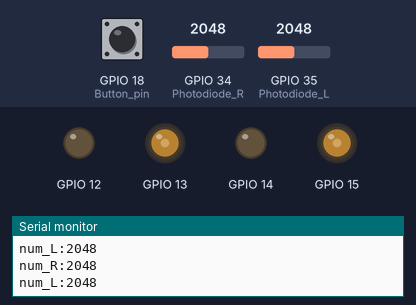
The sketch below on a simulated ESP32. Shown: output pins drawn as LEDs (lit = HIGH), the last lines printed to the serial monitor. The test bench sets the inputs (shaded band); at power-on: GPIO 34 (Photodiode_R) = 2048, GPIO 35 (Photodiode_L) = 2048, GPIO 18 (Button_pin) LOW.

Above: at 1.2 s.
1.3 s: GPIO 34 (Photodiode_R) set to 1707
2.8 s: GPIO 34 (Photodiode_R) set to 1581
At 3.9 s:
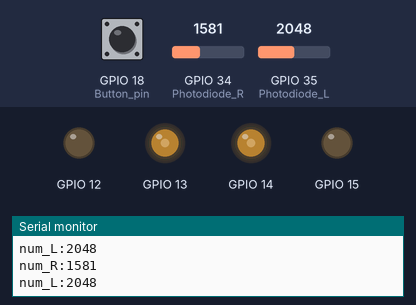
4.3 s: GPIO 35 (Photodiode_L) set to 1944
At 5.0 s:
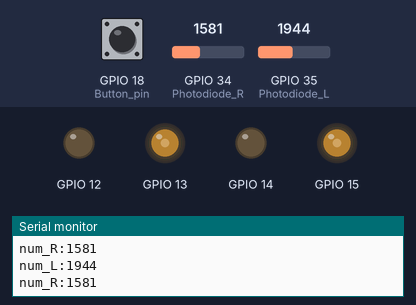
7.3 s: GPIO 35 (Photodiode_L) set to 1229
10.3 s: GPIO 35 (Photodiode_L) set to 1139
At 10.7 s:
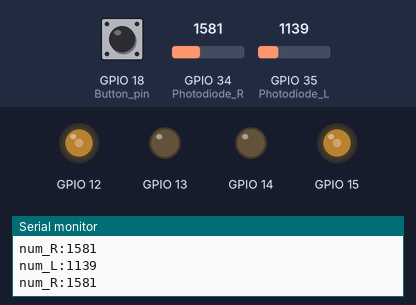
Timing chart, 0 to 12.8 s (numbered marks = the images above; inputs shaded):
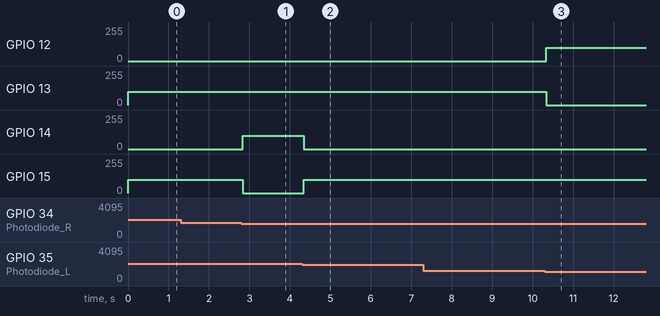

Measured:
- the behaviour switches between 1648 and 1647 on GPIO 34 (Photodiode_R) (found by bisection; images 0 and 1)
- the behaviour switches between 1982 and 1981 on GPIO 35 (Photodiode_L) (found by bisection; images 1 and 2)
- the behaviour switches between 1181 and 1180 on GPIO 35 (Photodiode_L) (found by bisection; images 2 and 3)
- after the input at 2.8 s, GPIO 14: 0/255 → 100/255 at once; GPIO 15: 100/255 → 0/255 at once
- after the input at 4.3 s, GPIO 14: 100/255 → 0/255 at once; GPIO 15: 0/255 → 100/255 at once
- after the input at 10.3 s, GPIO 12: 0/255 → 100/255 at once; GPIO 13: 100/255 → 0/255 at once

The sketch:

6.Light_Chasing_Robot.ino
```cpp
int Button_pin = 18, Photodiode_L = 35, Photodiode_R = 34;
void setup() {
  Serial.begin(9600);
  pinMode(Button_pin, INPUT);
  pinMode(Photodiode_L, INPUT);
  pinMode(Photodiode_R, INPUT);
  for (int i = 12; i <= 15; i++) {  //Motor pins are 12, 13, 14, 15
    ledcSetup(i, 255, 8);           //ledc settings (channel, frequency, bits)
    ledcAttachPin(i, i);            //The motor pin is bound to the corresponding channel
  }
  do {
    Serial.println("Wait for the button to press ");
  }
  while (digitalRead(Button_pin) == 1);
}
void Motor(int L1, int L2 , int R1, int R2) {
  ledcWrite(12, L1);
  ledcWrite(13, L2);
  ledcWrite(14, R1);
  ledcWrite(15, R2);
}
void loop() {
  int num_L = analogRead(Photodiode_L);
  int num_R = analogRead(Photodiode_R);
  Serial.print("num_L:");
  Serial.println(num_L);
  Serial.print("num_R:");
  Serial.println(num_R);
  if ((num_L - num_R) > 400) {              //The light on the right is strong, turn right
    Motor(0, 100, 100, 0);
  }
  else if ((num_R - num_L) > 400) {         //The light on the left is strong, turn left
    Motor(100, 0, 0, 100);
  }
  else if (num_R < 3000 && num_L < 3000) {  // The light is straight ahead, go forward
    Motor( 0, 100,0, 100);
  }
  else {
    Motor(0, 0, 0, 0);
  }
}
```
